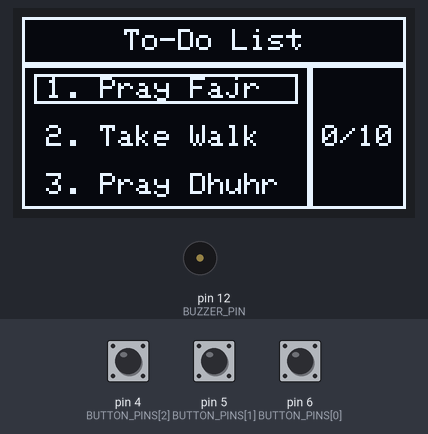
A program run on a simulated Arduino Uno, built with avr-gcc and run on an emulated ATmega328P. Parts: 128×64 one-colour display, buzzer (waves = sounding). The test bench sets the inputs (shaded band); at power-on: pin 4 (BUTTON_PINS[2]) HIGH, pin 5 (BUTTON_PINS[1]) HIGH, pin 6 (BUTTON_PINS[0]) HIGH. EEPROM starts erased.

Above: at 1.8 s.
1.9 s: pin 4 (BUTTON_PINS[2]) pulled LOW for 3.2 s
At 4.1 s:
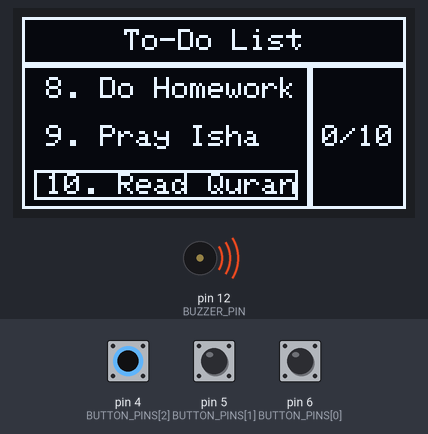
6.6 s: pin 5 (BUTTON_PINS[1]) pulled LOW for 1 s
At 8.8 s:
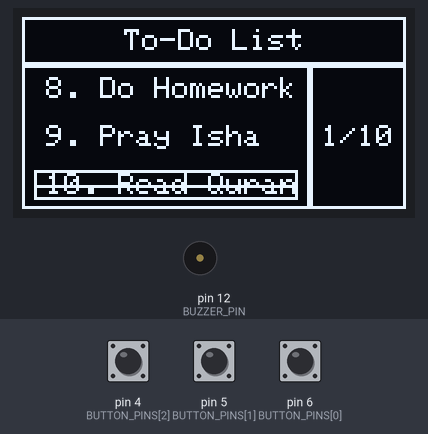
9.1 s: pin 6 (BUTTON_PINS[0]) pulled LOW for 1 s
At 10.7 s:
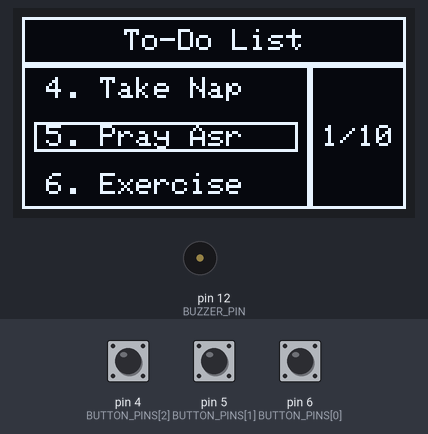
11.7 s: pin 6 (BUTTON_PINS[0]) pulled LOW for 0.15 s
At 13.2 s:
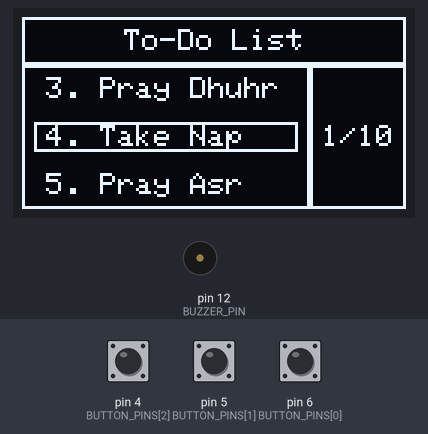
13.5 s: pin 6 (BUTTON_PINS[0]) pulled LOW for 0.15 s
At 14.7 s:
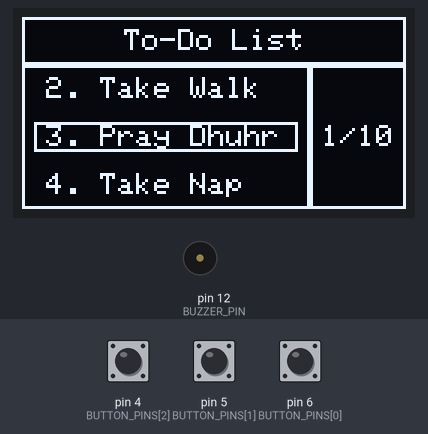
15.3 s: pin 6 (BUTTON_PINS[0]) pulled LOW for 3.2 s
At 16.8 s:
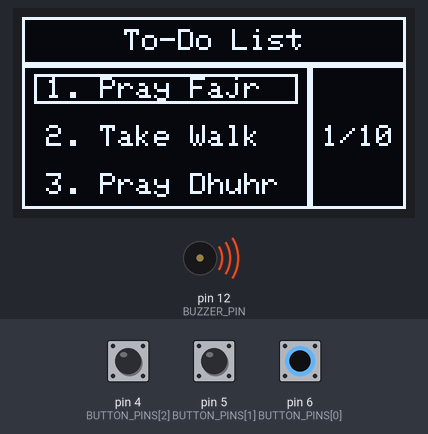
Timing chart, 0 to 20.1 s (numbered marks = the images above; inputs shaded):
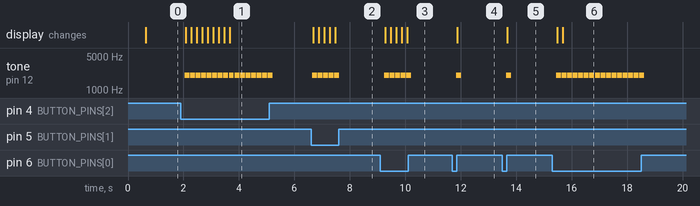

Measured:
- after the input at 1.9 s, tone on pin 12 (BUZZER_PIN): alternates 2000 Hz for 0.18 s and silent for 0.02 s, 32 changes in all, then stays silent, starting after 0.14 s; the display: first changes after 0.18 s (image 1 shows a later state)
- after the input at 6.6 s, tone on pin 12 (BUZZER_PIN): alternates 2000 Hz for 0.18 s and silent for 0.02 s, 10 changes in all, then stays silent, starting at once; the display: changes after 0.08 s (image 2)
- after the input at 9.1 s, tone on pin 12 (BUZZER_PIN): alternates 2000 Hz for 0.18 s and silent for 0.02 s, 10 changes in all, then stays silent, starting after 0.14 s; the display: first changes after 0.18 s (image 3 shows a later state)
- after the input at 11.7 s, tone on pin 12 (BUZZER_PIN): silent → 2000 Hz after 0.14 s, → silent 0.18 s later; the display: changes after 0.18 s (image 4)
- after the input at 13.5 s, tone on pin 12 (BUZZER_PIN): silent → 2000 Hz after 0.14 s, → silent 0.18 s later; the display: changes after 0.18 s (image 5)
- after the input at 15.3 s, tone on pin 12 (BUZZER_PIN): alternates 2000 Hz for 0.18 s and silent for 0.02 s, 32 changes in all, then stays silent, starting after 0.14 s; the display: first changes after 0.18 s (image 6 shows a later state)

The program:

main.cpp
```cpp
#include <Arduino.h>
#include <Wire.h>
#include <EEPROM.h>
#include <Adafruit_GFX.h>
#include <Adafruit_SSD1306.h>

const uint8_t EEPROM_MAGIC_KEY = 0x05;
const uint16_t EEPROM_START_ADDR = 0;

const uint8_t OLED_I2C_ADDR = 0x3C;
const uint8_t DISPLAY_WIDTH = 128;
const uint8_t DISPLAY_HEIGHT = 64;
const int8_t DISPLAY_RESET_PIN = -1;

const uint8_t CHAR_WIDTH = 6;
const uint8_t CHAR_HEIGHT = 8;
const uint8_t TITLE_BAR_HEIGHT = 16;
const uint8_t SUMMARY_BAR_WIDTH = 32;
const uint8_t MARGIN = 4;

const uint8_t BUTTON_COUNT = 3;
const int8_t BUTTON_PINS[BUTTON_COUNT] = { 6, 5, 4 };

const uint32_t WIRE_TIMEOUT_MS = 3000;
const uint8_t INPUT_INTERVAL_MS = 200;

const uint8_t BUZZER_PIN = 12;

const uint16_t INTERACTION_HZ = 2000;
const uint8_t BUZZER_DURATION = 180;  // 90% of INPUT_INTERVAL_MS

const uint8_t TITLE_TEXT_LENGTH = 16;
const uint8_t TASK_COUNT = 10;
const uint8_t VISIBLE_TASK_COUNT = 3;

struct Task {
  char title[TITLE_TEXT_LENGTH];
  bool completed;

  void toggle() {
    completed = !completed;
  }
};

struct Data {
  uint8_t magicKey;
  Task tasks[TASK_COUNT];
};

Adafruit_SSD1306 display(DISPLAY_WIDTH, DISPLAY_HEIGHT, &Wire, DISPLAY_RESET_PIN);

Data taskData;

bool isDisplayReady = false;
bool needsRedraw = false;
uint32_t lastInputCheckMs = 0;
uint8_t taskCompletedCount = 0;
uint8_t selectedTaskIndex = 0;

void initButtons();
void initOled();
void loadTaskDataFromEEPROM();
void saveTaskDataToEEPROM();
void setDefaultTask(uint8_t index, const char* title, bool completed);
void handleButtonInputs();
void updateTaskCompletedCount();
uint8_t getScrollStartIndex();
void renderDisplay();
void renderHeader();
void renderTaskList(uint8_t scrollStartIndex);
void renderSummaryBar();
void drawCenteredText(const __FlashStringHelper* text, uint8_t textSize, uint8_t boxX, uint8_t boxY, uint8_t boxWidth, uint8_t boxHeight);
void drawCenteredText(const char* text, uint8_t textSize, uint8_t boxX, uint8_t boxY, uint8_t boxWidth, uint8_t boxHeight);
void drawTextAt(const char* text, uint8_t textSize, uint8_t x, uint8_t y);
void playInteractionSound();

void setup() {
  Wire.begin();
  Wire.setWireTimeout(WIRE_TIMEOUT_MS, true);

  loadTaskDataFromEEPROM();
  updateTaskCompletedCount();

  pinMode(BUZZER_PIN, OUTPUT);
  initButtons();
  initOled();
}

void loop() {
  uint32_t nowMs = millis();

  if (nowMs - lastInputCheckMs >= INPUT_INTERVAL_MS) {
    lastInputCheckMs = nowMs;
    handleButtonInputs();
  }

  if (isDisplayReady && needsRedraw) {
    renderDisplay();
    needsRedraw = false;
  }
}

void initButtons() {
  for (uint8_t i = 0; i < BUTTON_COUNT; i++) {
    pinMode(BUTTON_PINS[i], INPUT_PULLUP);
  }
}

void initOled() {
  if (display.begin(SSD1306_SWITCHCAPVCC, OLED_I2C_ADDR)) {
    isDisplayReady = true;
    display.setTextColor(SSD1306_WHITE);
    display.setTextSize(1);
    renderDisplay();
  }
}

void setDefaultTask(uint8_t index, const char* title, bool completed) {
  if (index >= TASK_COUNT) {
    return;
  }

  strncpy(taskData.tasks[index].title, title, TITLE_TEXT_LENGTH - 1);
  taskData.tasks[index].title[TITLE_TEXT_LENGTH - 1] = '\0';
  taskData.tasks[index].completed = completed;
}

void loadTaskDataFromEEPROM() {
  EEPROM.get(EEPROM_START_ADDR, taskData);

  if (taskData.magicKey != EEPROM_MAGIC_KEY) {
    taskData.magicKey = EEPROM_MAGIC_KEY;

    setDefaultTask(0, "Pray Fajr", false);
    setDefaultTask(1, "Take Walk", false);
    setDefaultTask(2, "Pray Dhuhr", false);
    setDefaultTask(3, "Take Nap", false);
    setDefaultTask(4, "Pray Asr", false);
    setDefaultTask(5, "Exercise", false);
    setDefaultTask(6, "Pray Magrib", false);
    setDefaultTask(7, "Do Homework", false);
    setDefaultTask(8, "Pray Isha", false);
    setDefaultTask(9, "Read Quran", false);

    saveTaskDataToEEPROM();
  }
}

void saveTaskDataToEEPROM() {
  EEPROM.put(EEPROM_START_ADDR, taskData);
}

void handleButtonInputs() {
  if (digitalRead(BUTTON_PINS[0]) == LOW) {
    playInteractionSound();
    if (selectedTaskIndex > 0) {
      selectedTaskIndex--;
    }
    needsRedraw = true;
  } else if (digitalRead(BUTTON_PINS[1]) == LOW) {
    playInteractionSound();
    taskData.tasks[selectedTaskIndex].toggle();
    updateTaskCompletedCount();
    saveTaskDataToEEPROM();
    needsRedraw = true;
  } else if (digitalRead(BUTTON_PINS[2]) == LOW) {
    playInteractionSound();
    if (selectedTaskIndex < TASK_COUNT - 1) {
      selectedTaskIndex++;
    }
    needsRedraw = true;
  }
}

void updateTaskCompletedCount() {
  uint8_t count = 0;

  for (uint8_t i = 0; i < TASK_COUNT; i++) {
    if (taskData.tasks[i].completed) {
      count++;
    }
  }

  taskCompletedCount = count;
}

uint8_t getScrollStartIndex() {
  int8_t startIndex = static_cast<int8_t>(selectedTaskIndex) - 1;
  int8_t maxStartIndex = static_cast<int8_t>(TASK_COUNT - VISIBLE_TASK_COUNT);

  if (startIndex < 0) {
    return 0;
  }

  if (startIndex > maxStartIndex) {
    return static_cast<uint8_t>(maxStartIndex);
  }

  return static_cast<uint8_t>(startIndex);
}

void renderDisplay() {
  if (!isDisplayReady) {
    return;
  }

  display.clearDisplay();

  renderHeader();
  renderTaskList(getScrollStartIndex());
  renderSummaryBar();

  display.display();
}

void renderHeader() {
  display.drawRect(0, 0, DISPLAY_WIDTH, TITLE_BAR_HEIGHT, SSD1306_WHITE);
  drawCenteredText(F("To-Do List"), 1, 0, 0, DISPLAY_WIDTH, TITLE_BAR_HEIGHT);
}

void renderTaskList(uint8_t scrollStartIndex) {
  const uint8_t contentHeight = DISPLAY_HEIGHT - TITLE_BAR_HEIGHT;
  const uint8_t taskAreaWidth = DISPLAY_WIDTH - SUMMARY_BAR_WIDTH;
  const uint8_t rowHighlightWidth = taskAreaWidth - (MARGIN * 2);

  display.drawRect(0, TITLE_BAR_HEIGHT, DISPLAY_WIDTH, contentHeight, SSD1306_WHITE);

  for (uint8_t i = 0; i < VISIBLE_TASK_COUNT; i++) {
    uint8_t taskIndex = scrollStartIndex + i;
    if (taskIndex >= TASK_COUNT) {
      break;
    }

    const Task& task = taskData.tasks[taskIndex];
    uint8_t rowTopY = TITLE_BAR_HEIGHT + MARGIN + (CHAR_HEIGHT * i * 2);

    char lineBuffer[TITLE_TEXT_LENGTH + 6];
    snprintf(lineBuffer, sizeof(lineBuffer), "%u. %s", taskIndex + 1, task.title);
    drawTextAt(lineBuffer, 1, MARGIN * 2, rowTopY);

    if (taskIndex == selectedTaskIndex) {
      display.drawRect(MARGIN, rowTopY - 1, rowHighlightWidth, CHAR_HEIGHT + 2, SSD1306_WHITE);
    }

    if (task.completed) {
      display.drawFastHLine(MARGIN, rowTopY + (CHAR_HEIGHT / 2), rowHighlightWidth, SSD1306_WHITE);
    }
  }
}

void renderSummaryBar() {
  const uint8_t barX = DISPLAY_WIDTH - SUMMARY_BAR_WIDTH - 1;
  const uint8_t barHeight = DISPLAY_HEIGHT - TITLE_BAR_HEIGHT;

  display.drawRect(barX, TITLE_BAR_HEIGHT, 2, barHeight, SSD1306_WHITE);

  char ratioBuffer[10];
  snprintf(ratioBuffer, sizeof(ratioBuffer), "%u/%u", taskCompletedCount, TASK_COUNT);
  drawCenteredText(ratioBuffer, 1, barX + 2, TITLE_BAR_HEIGHT, SUMMARY_BAR_WIDTH - 1, barHeight);
}

void drawCenteredText(const __FlashStringHelper* text, uint8_t textSize, uint8_t boxX, uint8_t boxY, uint8_t boxWidth, uint8_t boxHeight) {
  uint8_t textLength = strlen_P(reinterpret_cast<PGM_P>(text));
  uint8_t textPixelWidth = CHAR_WIDTH * textSize * textLength;
  uint8_t textPixelHeight = CHAR_HEIGHT * textSize;

  uint8_t cursorX = boxX + ((boxWidth > textPixelWidth) ? (boxWidth - textPixelWidth) / 2 : 0);
  uint8_t cursorY = boxY + ((boxHeight > textPixelHeight) ? (boxHeight - textPixelHeight) / 2 : 0);

  display.setTextSize(textSize);
  display.setCursor(cursorX, cursorY);
  display.print(text);
}

void drawCenteredText(const char* text, uint8_t textSize, uint8_t boxX, uint8_t boxY, uint8_t boxWidth, uint8_t boxHeight) {
  uint8_t textLength = strlen(text);
  uint8_t textPixelWidth = CHAR_WIDTH * textSize * textLength;
  uint8_t textPixelHeight = CHAR_HEIGHT * textSize;

  uint8_t cursorX = boxX + ((boxWidth > textPixelWidth) ? (boxWidth - textPixelWidth) / 2 : 0);
  uint8_t cursorY = boxY + ((boxHeight > textPixelHeight) ? (boxHeight - textPixelHeight) / 2 : 0);

  display.setTextSize(textSize);
  display.setCursor(cursorX, cursorY);
  display.print(text);
}

void drawTextAt(const char* text, uint8_t textSize, uint8_t x, uint8_t y) {
  display.setTextSize(textSize);
  display.setCursor(x, y);
  display.print(text);
}

void playInteractionSound() {
  tone(BUZZER_PIN, INTERACTION_HZ, BUZZER_DURATION);
}
```
